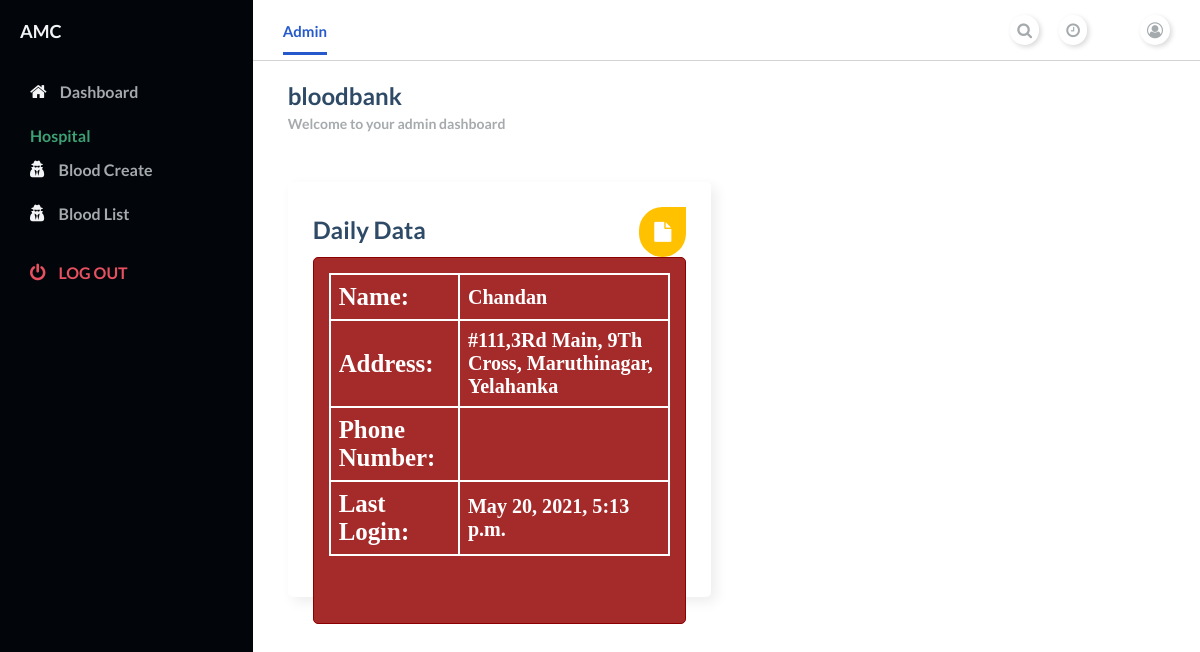
The page /bloodbank/dashboard/ (signed in) on the database its author committed.
### accounts/models.py (models this page shows, shortened)
class User(AbstractUser):
    username = None
    role = models.CharField(max_length=12, error_messages={
        'required': "Role must be provided"
    })
    gender = models.CharField(max_length=10, blank=True, null=True, default="")
    email = models.EmailField(unique=True, blank=False,
                              error_messages={
                                  'unique': "A user with that email already exists.",
                              })
    address=models.TextField(blank=True,null=True,default="")
    phone_number = PhoneField(blank=True, help_text='Contact phone number')
    pincode=models.CharField( max_length=6, default="")
    USERNAME_FIELD = "email"
    REQUIRED_FIELDS = []
    objects = UserManager()

### bloodbank/views.py (the view)
# urls.py: path('', DashboardView.as_view(), name='bloodbank-dashboard'),
class DashboardView(ListView):
    template_name = 'bloodbank/bloodbankbase.html'
    @method_decorator(login_required(login_url=reverse_lazy('accounts:login')))
    @method_decorator(user_is_bloodbank)
    def dispatch(self, request, *args, **kwargs):
        return super().dispatch(self.request, *args, **kwargs)
    def get_queryset(self):
        return None

### templates/bloodbank/bloodbankbase.html (shortened to what this page needs)
{% extends 'bloodbank/home.html' %}
{% load static %}
{% block content %}
<main>
    <div class="main__container">
      <div class="main__title">
        <div class="main__greeting">
          <h1>{{request.user.role}}</h1>
          <p>Welcome to your admin dashboard</p>
        </div>
      </div>
      <div class="charts">
        <div class="charts__left">
          <div class="charts__left__title">
            <div>
              <h1>Daily Data</h1>
            </div>
            <i class="fa fa-file" aria-hidden="true"></i>
          </div>
          <div class="profile">
            <div class="profile_container">
                <table>
                  <tr>
                    <td><h5>Name:</h5></td>
                    <td><h6>{{request.user.last_name}}</h6></td>
                  </tr>
                  <tr>
                    <td><h5>Address:</h5></td>
                    <td><h6>{{request.user.address}}</h6></td>
                  </tr>
                  <tr>
                    <td><h5>Phone Number:</h5></td>
                    <td><h6>{{request.user.phone_number}}</h6></td>
                  </tr>
                  <tr>
                    <td><h5>Last Login:</h5></td>
                    <td><h6>{{request.user.last_login}}</h6></td>
                  </tr>
                </table>
            </div>
          </div>
        </div>
      </div>
    </div>
  </main>
{% endblock %}

### templates/bloodbank/home.html (shortened to what this page needs)
{% load static %}
<!DOCTYPE html>
<html lang="en">
<head>
    <link
      rel="stylesheet"
      href="https://stackpath.bootstrapcdn.com/font-awesome/4.7.0/css/font-awesome.min.css"
    />
    <link rel="stylesheet" href="{% static 'dashboard/style.css' %}" />
</head>
<body id="body">
    <div class="container">
    <nav class="navbar">
      <div class="navbar__left">
        <a class="active_link" href="#">Admin</a>
      </div>
      <div class="navbar__right">
        <a href="#">
          <i class="fa fa-search" aria-hidden="true"></i>
        </a>
        <a href="#">
          <i class="fa fa-clock-o" aria-hidden="true"></i>
        </a>
        <a href="#">
          <i class="fa fa-user-circle-o" aria-hidden="true"></i>
        </a>
      </div>
    </nav>
    {% block content %} {% endblock %}
      <div id="sidebar">
        <div class="sidebar__title">
          <div class="sidebar__img">
            <h1> {{ request.user.first_name }}</h1>
          </div>
        </div>
        <div class="sidebar__menu">
          <div class="sidebar__link ">
            <i class="fa fa-home"></i>
            <a href="{% url 'bloodbank:bloodbank-dashboard' %}">Dashboard</a>
          </div>
          <h2>Hospital</h2>
          <div class="sidebar__link">
            <i class="fa fa-user-secret" aria-hidden="true"></i>
            <a href="{% url 'bloodbank:blood-create' %}">Blood Create</a>
          </div>
          <div class="sidebar__link">
            <i class="fa fa-user-secret" aria-hidden="true"></i>
            <a href="{% url 'bloodbank:blood-list' %}">Blood List</a>
          </div>
           <div class="sidebar__logout">
            <i class="fa fa-power-off"></i>
            <a href="{% url 'accounts:logout' %}">Log out</a>
          </div>
        </div>
      </div>
    </div>
</body>
</html>

### assets/dashboard/style.css (style rules this page uses)
* { margin: 0; padding: 0; }
body { box-sizing: border-box; font-family: "Lato", sans-serif; }
.container { display: grid; height: 100vh; grid-template-columns: 0.8fr 1fr 1fr 1fr; grid-template-rows: 0.2fr 3fr; grid-template-areas: "sidebar nav nav nav" "sidebar main main main"; }
.navbar { background: #ffffff; grid-area: nav; height: 60px; display: flex; align-items: center; justify-content: space-between; padding: 0 30px 0 30px; border-bottom: 1px solid lightgray; }
.navbar__left > a { margin-right: 30px; text-decoration: none; color: #a5aaad; font-size: 15px; font-weight: 700; }
.navbar__left .active_link { color: #265acc; border-bottom: 3px solid #265acc; padding-bottom: 12px; }
.navbar__right { display: flex; justify-content: center; align-items: center; }
.navbar__right > a { margin-left: 20px; text-decoration: none; }
.navbar__right > a > i { color: #a5aaad; font-size: 16px; border-radius: 50px; background: #ffffff; box-shadow: 2px 2px 5px #d9d9d9, -2px -2px 5px #ffffff; padding: 7px; }
main { background: #ffffff; grid-area: main; overflow-y: auto; }
.main__container { padding: 20px 35px; }
.main__title { display: flex; align-items: center; }
.main__greeting > h1 { font-size: 24px; color: #2e4a66; margin-bottom: 5px; }
.main__greeting > p { font-size: 14px; font-weight: 700; color: #a5aaad; }
.charts { display: grid; grid-template-columns: 1fr 1fr; gap: 30px; margin-top: 50px; }
.charts__left { padding: 25px; border-radius: 5px; background: #ffffff; box-shadow: 5px 5px 13px #ededed, -5px -5px 13px #ffffff; }
.charts__left__title { display: flex; align-items: center; justify-content: space-between; }
.charts__left__title > div > h1 { font-size: 24px; color: #2e4a66; margin-bottom: 5px; }
.charts__left__title > i { color: #ffffff; font-size: 20px; background: #ffc100; border-radius: 200px 0px 200px 200px; -moz-border-radius: 200px 0px 200px 200px; -webkit-border-radius: 200px 0px 200px 200px; border: 0px solid #000000; padding: 15px; }
#sidebar { background: #020509; grid-area: sidebar; overflow-y: auto; padding: 20px; -webkit-transition: all 0.5s; transition: all 0.5s; }
.sidebar__title { display: flex; justify-content: space-between; align-items: center; color: #f3f4f6; margin-bottom: 30px; }
.sidebar__img { display: flex; align-items: center; }
.sidebar__title > div > h1 { font-size: 18px; display: inline; }
.sidebar__menu > h2 { color: #3ea175; font-size: 16px; margin-top: 15px; margin-bottom: 5px; padding: 0 10px; font-weight: 700; }
.sidebar__link { color: #f3f4f6; padding: 10px; border-radius: 3px; margin-bottom: 5px; }
.sidebar__link > a { text-decoration: none; color: #a5aaad; font-weight: 700; }
.sidebar__link > i { margin-right: 10px; font-size: 18px; }
.sidebar__logout { margin-top: 20px; padding: 10px; color: #e65061; }
.sidebar__logout > a { text-decoration: none; color: #e65061; font-weight: 700; text-transform: uppercase; }
.sidebar__logout > i { margin-right: 10px; font-size: 18px; }

### templates/bloodbank/bloodbankbase.html (style rules this page uses)
.profile { background-color: brown; height: 100%; color: white; border: 1px solid darkred; border-radius: 5px; }
.profile_container { padding: 15px; overflow-x: auto; }
table { border-collapse: collapse; width: 100%; border: 2px solid white; border-radius: 10px; font-family: cursive; }
th, td { text-align: left; padding: 8px; font-size: 30px; border: 2px solid white; border-radius: 10px; }

### rows shown on the page
User: user.role "bloodbank", user.last_name "Chandan", user.address "#111,3Rd Main, 9Th Cross, Maruthinagar, Yelahanka", user.last_login "May 20, 2021, 5:13 p.m.", user.first_name "AMC"
